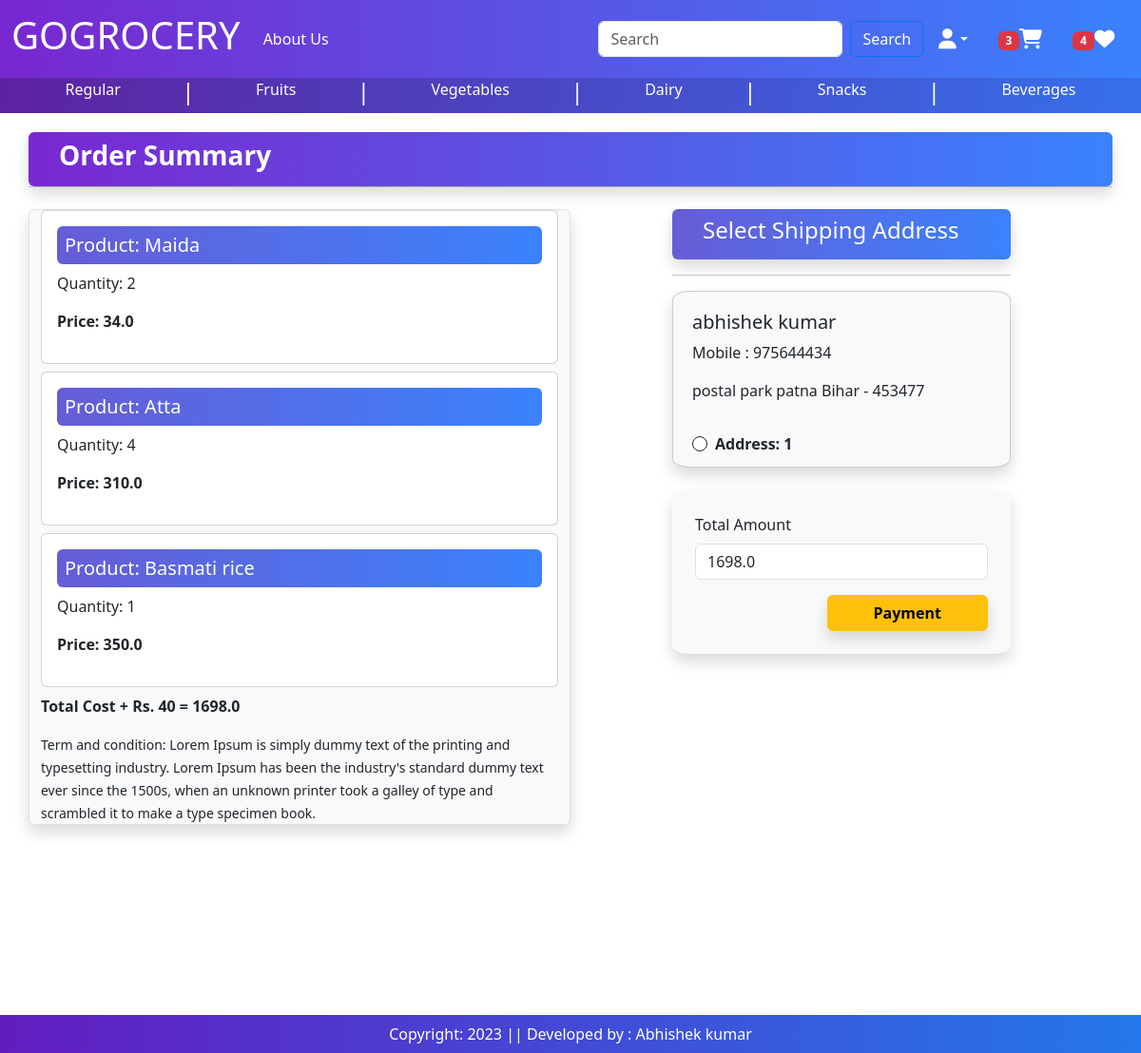
Screenshot of /checkout/ (signed in) with the database file from the repository.
### baseapp/models.py (models this page shows, shortened)
class Cart(models.Model):
    user = models.ForeignKey(User,on_delete=models.CASCADE)
    product = models.ForeignKey(Product,on_delete=models.CASCADE)
    quantity = models.PositiveIntegerField(default=1)

class Product(models.Model):
    title = models.CharField(max_length=100)
    sub_category = models.ForeignKey(SubCategory,on_delete=models.CASCADE,null=True,blank=True)
    main_category = models.ForeignKey(Category,on_delete=models.CASCADE,null=True,blank=True,default='')
    selling_price = models.FloatField(blank=True)
    discounted_price = models.FloatField(blank=True)
    description = models.TextField(blank=True)
    pack_size = models.TextField(blank=True)
    brands = models.ForeignKey(Brand,on_delete=models.CASCADE,null=True,blank=True)
    product_image = models.ImageField(upload_to='product',blank=True)

class Customer(models.Model):
    user = models.ForeignKey(User, on_delete=models.CASCADE)
    name = models.CharField(max_length=200)
    gender = models.CharField(choices=[('M', 'Male'), ('F', 'Female')], max_length=10,default='M')
    locality = models.CharField(max_length=200)
    city = models.CharField(max_length=50)
    mobile = models.IntegerField(default=0)
    zipcode = models.IntegerField()
    state = models.CharField(choices=STATE_CHOICES, max_length=100)

### baseapp/views.py (the view, shortened to what this page needs)
# urls.py: path('checkout/', views.checkout.as_view(), name='checkout'),
class checkout(View):
    def get(self,request):
        totalitem = 0
        wishitem = 0
        if request.user.is_authenticated:
            totalitem = len(Cart.objects.filter(user=request.user))
            wishitem = len(Wishlist.objects.filter(user=request.user))
        user=request.user
        add=Customer.objects.filter(user=user)
        cart_items=Cart.objects.filter(user=user)
        famount = 0
        for p in cart_items:
            value = p.quantity * p.product.discounted_price
            famount = famount + value
        totalamount = famount + 40
        razoramount = int(totalamount * 100)
        client = razorpay.Client(auth=(settings.RAZOR_KEY_ID, settings.RAZOR_KEY_SECRET))
        data = { "amount": razoramount, "currency": "INR", "receipt": "order_rcptid_12" }
        payment_response = client.order.create(data=data)
        order_id = payment_response['id']
        order_status = payment_response['status']
        flag = 0
        return render(request, 'baseapp/checkout.html',locals())

### baseapp/templates/baseapp/checkout.html (shortened to what this page needs)
{% extends 'baseapp/base.html' %}
{% load static %}
{% block main-content %}
<div class="container">
    <div class="row mt-1">
        <div class="p-2 gradient1-custom rounded shadow ">
            <h3 class="text-white fw-bold ms-4">Order Summary</h3>
        </div>
        <hr><br>
        <div class="col-sm-6 shadow  bg-light border rounded">
            {% for item in cart_items %}
                <div class="card mb-2">
                    <div class="card-body">
                        <h5 class="p-2 gradient2-custom rounded text-white">Product: {{item.product.title}}</h5>
                        <p>Quantity: {{item.quantity}}</p>
                        <p class="fw-bold">Price: {{item.product.discounted_price}}</p>
                    </div>
                </div>
            {% endfor %}
            <p class="fw-bold">Total Cost + Rs. 40 = {{totalamount}}</p>
            <small>Term and condition: Lorem Ipsum is simply dummy text of the printing and typesetting industry. Lorem Ipsum has been the industry's standard dummy text ever since the 1500s, when an unknown printer took a galley of type and scrambled it to make a type specimen book.</small>
        </div>
        <div class="col-sm-4 offset-sm-1" >
            <div class="p-2 gradient2-custom rounded shadow ">
                <h4 class="text-white  ms-4">Select Shipping Address</h4>
            </div>
            <hr>
            <form method="post" id="myform">
                {% for ad in add %}
                    <div class="card  shadow p-1 bg-light" style="border-radius:5%">
                        <div class="card-body">
                            <h5>{{ad.name}}</h5>
                            <p>Mobile : {{ad.mobile}}</p>
                            <p>{{ad.locality}} {{ad.city}} {{ad.state}} - {{ad.zipcode}}</p>
                        </div>
                        <div class="form-check mx-3 mb-2">
                            <input class="form-check-input border border-dark" type="radio" name="custid" id="custadd{{forloop.counter}}" value="{{ad.id}}">
                            <label class="form-check-label fw-bold" for="custadd{{forloop.counter}}">Address: {{forloop.counter}}</label>
                        </div>
                    </div>
                    <br>
                {% endfor %}
                <div class="form-check mb-3 shadow p-4 bg-light"  style="border-radius:5%">
                    <label for="totamount" class="form-label">Total Amount</label>
                    <input type="number" class="form-control text-dark" name="totamount" value={{totalamount}} readonly>
                    <div class="text-end ">
                        <button id="rzp-button1" type="submit" class="btn btn-warning mt-3 px-5 fw-bold shadow"><a href="#"></a> Payment</button>
                    </div>
                </div>
            </form>
        </div>
    </div>
</div>
<br><br><br>
{% endblock main-content %}

### baseapp/templates/baseapp/base.html (style rules this page uses)
.card { transition: transform 0.3s ease; }
#bg { background-size: 1400px 650px; background-repeat: no-repeat; background-position: top; background-attachment: fixed; }
.gradient1-custom { background:linear-gradient(to right, rgba(106, 17, 203, 0.9), rgba(37, 117, 252, 0.9)); }
.gradient2-custom { background:linear-gradient(to right, rgba(40, 26, 198, 0.71), rgba(37, 117, 252, 0.9)); }

### rows the page displays
Cart: product "Maida", quantity "2", product.discounted_price "34.0"
Cart: product "Atta", quantity "4", product.discounted_price "310.0"
Cart: product "Basmati rice", quantity "1", product.discounted_price "350.0"
Customer: name "abhishek kumar", mobile "975644434", locality "postal park", city "patna", state "Bihar", zipcode "453477"

### other values shown
{{ totalitem }} "3"
{{ wishitem }} "4"
{{ totalamount }} "1698.0"
